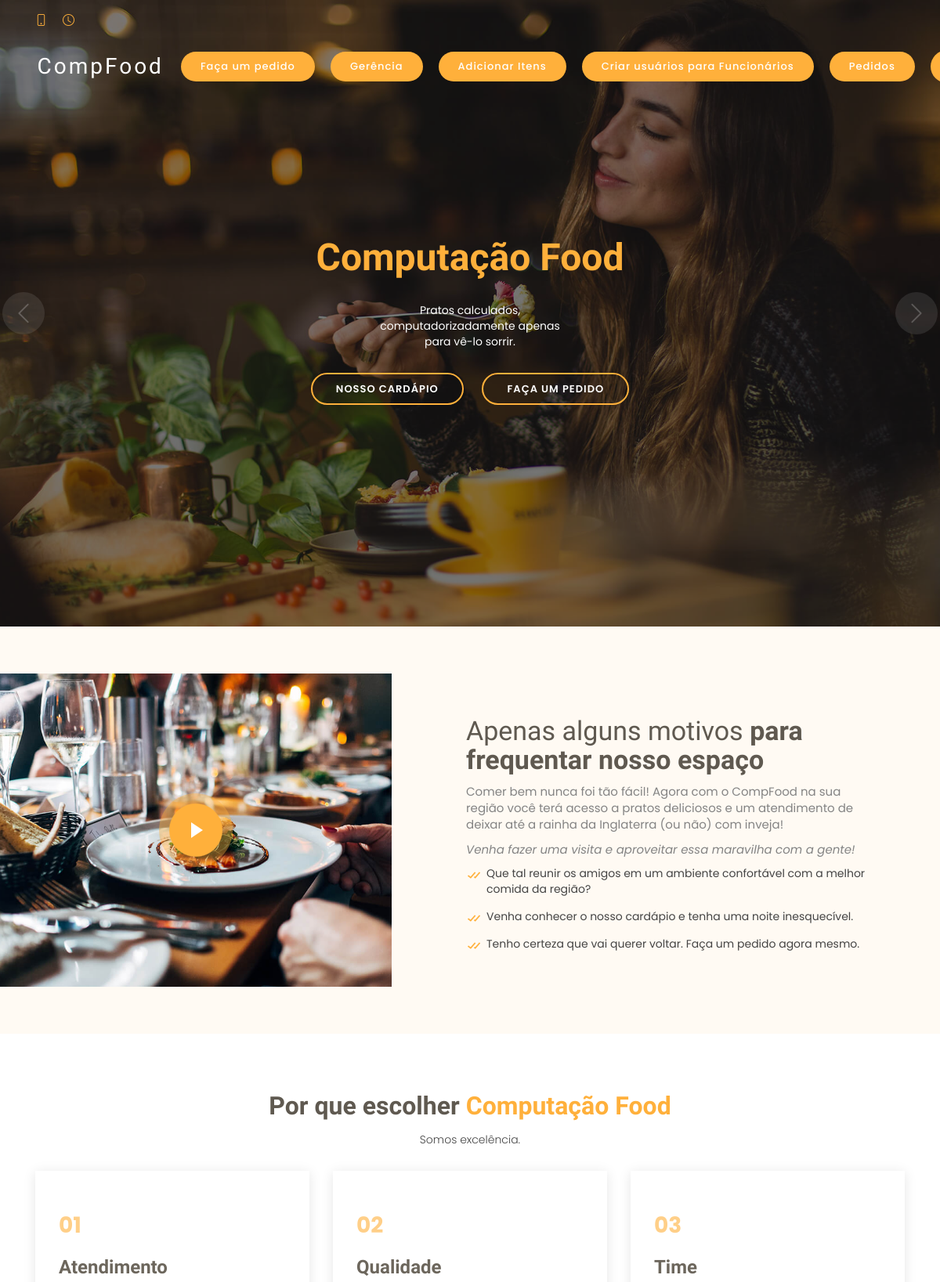
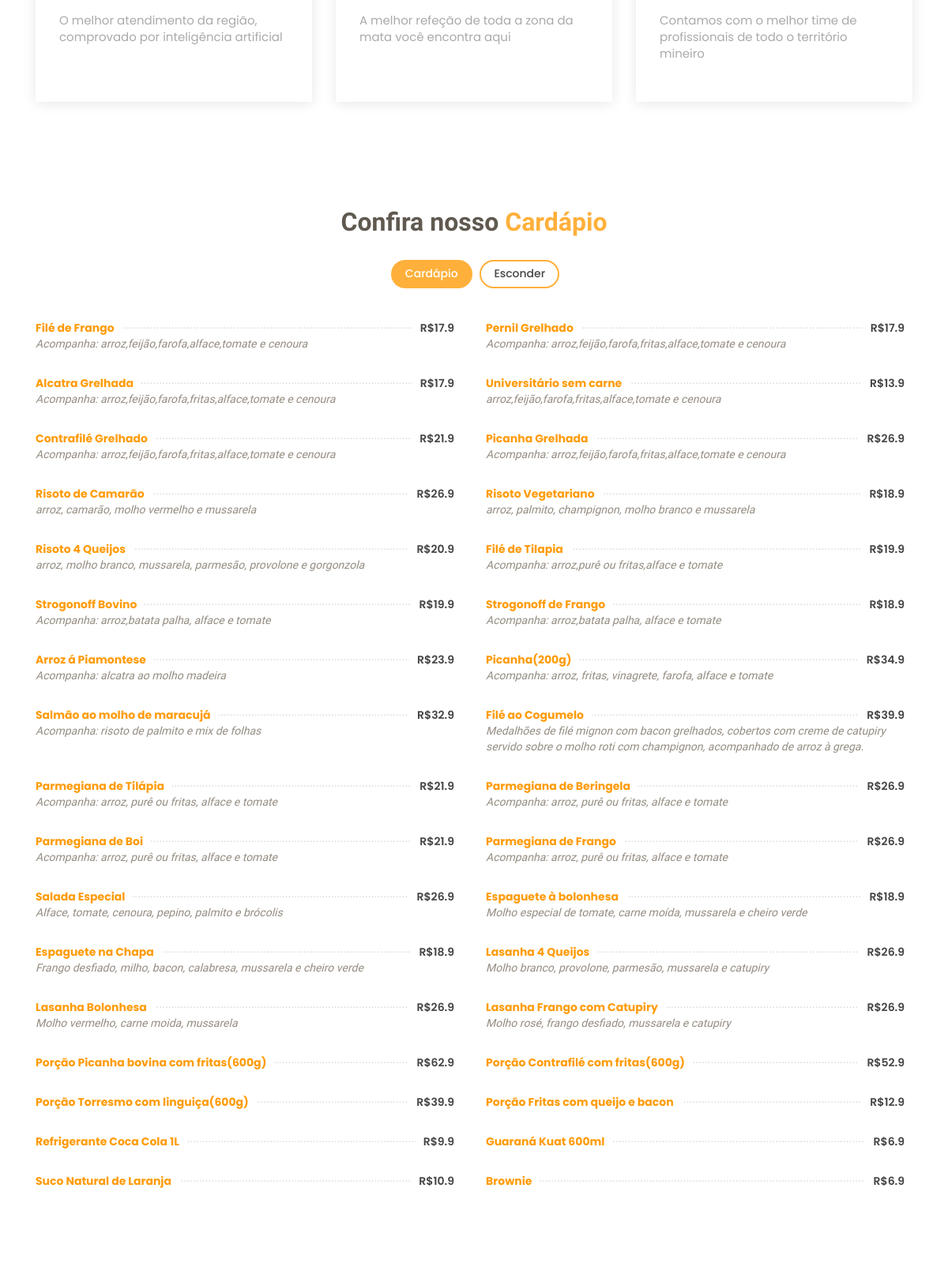
The app's page / (signed in, upper part) with its own data (2 pictures, top to bottom).
### core/models.py (models this page shows)
class Restaurante(models.Model):
    avaliacao_media = models.FloatField(verbose_name="Avaliação Média")
    proprietario = models.CharField(max_length=250, verbose_name="Nome do Proprietário")
    localizacao = models.CharField(max_length=400, verbose_name="Localização")
    nome = models.CharField(max_length=200, verbose_name="Nome do Restaurante")
    qtd_funcionarios = models.IntegerField(verbose_name="Quantidade de Funcionários")
    horario_funcionamento = models.CharField(max_length=100, verbose_name="Horário de Funcionamento")
    telefone = models.CharField(max_length=25, verbose_name="Telefone do Restaurante")
    def __str__(self):
        return f"{self.nome}"

class Item(models.Model):
    class Meta:
        permissions = [
            ("pode_cadastrar_item", "Pode cadastrar um novo item")
        ]
    nome = models.CharField(verbose_name= "Nome do Item", max_length=256)
    preco = models.FloatField(verbose_name="Valor")
    tempo_preparo_minutos = models.FloatField(verbose_name="Tempo de preparo(minutos)")
    descricao = models.TextField(verbose_name="Descrição", null=True, blank=True)
    def __str__(self):
        return f"{self.nome}"

### core/views.py (the view, shortened to what this page needs)
# urls.py: path("", views.index, name="index"),
@login_required(login_url="login")
def index(request):
    itens = Item.objects.all()
    rest = Restaurante.objects.first()
    if request.method =='GET':
        pedido_form = PedidoForm(initial = {"cliente":request.user}, user=request.user)
    return render(request=request, template_name='core/index.html', context={"pedido_form":pedido_form, "itens":itens, "rest":rest})

### core/templates/core/index.html (shortened to what this page needs)
{%extends 'base.html'%}
{%block header%}
<section id="topbar" class="d-flex align-items-center fixed-top topbar-transparent">
  <div class="container-fluid container-xl d-flex align-items-center justify-content-center justify-content-lg-start">
    <i class="bi bi-phone d-flex align-items-center"></i>
    <i class="bi bi-clock ms-4 d-none d-lg-flex align-items-center"></i>
  </div>
</section>
<header id="header" class="fixed-top d-flex align-items-center header-transparent">
  <div class="container-fluid container-xl d-flex align-items-center justify-content-between">
    <div class="logo me-auto">
      <h1><a href="{%url 'index'%}">CompFood</a></h1>
    </div>
    <nav id="navbar" class="navbar order-last order-lg-0">
    </nav>
    <a href="#book-a-table" class="book-a-table-btn scrollto">Faça um pedido</a>
    {%if user.is_superuser%}
    <a href="{%url 'gerencia' %}" class="book-a-table-btn ">Gerência</a>
    <a href="{%url 'cadastro_itens'%}" class="book-a-table-btn">Adicionar Itens</a>
    <a href="{%url 'criar_usuarios'%}" class="book-a-table-btn">Criar usuários para Funcionários</a>
    {%endif%}
    {%if perms.core.delete_pedido%}
    <a href="{%url 'pedidos' %}" class="book-a-table-btn">Pedidos</a>
    {%endif%}
    <a href="{%url 'logout'%}" class="book-a-table-btn"></a>
  </div>
</header>
{%endblock%}
{%block content%}
<section id="hero">
  <div class="hero-container">
    <div id="heroCarousel" data-bs-interval="5000" class="carousel slide carousel-fade" data-bs-ride="carousel">
      <div class="carousel-inner" role="listbox">
        <div class="carousel-item active" style="background-image: url(static/img/slide/slide-1.jpg);">
          <div class="carousel-container">
            <div class="carousel-content">
              <h2 class="animate__animated animate__fadeInDown"><span>{{rest}}</span></h2>
              <p class="animate__animated animate__fadeInUp">Pratos calculados, computadorizadamente apenas para vê-lo
                sorrir.</p>
              <div>
                <a href="#menu" class="btn-menu animate__animated animate__fadeInUp scrollto">Nosso Cardápio</a>
                <a href="#book-a-table" class="btn-book animate__animated animate__fadeInUp scrollto">Faça um pedido</a>
              </div>
            </div>
          </div>
        </div>
      </div>
      <a class="carousel-control-prev" href="#heroCarousel" role="button" data-bs-slide="prev">
        <span class="carousel-control-prev-icon bi bi-chevron-left" aria-hidden="true"></span>
      </a>
      <a class="carousel-control-next" href="#heroCarousel" role="button" data-bs-slide="next">
        <span class="carousel-control-next-icon bi bi-chevron-right" aria-hidden="true"></span>
      </a>
    </div>
  </div>
</section>
<main id="main">
  <section id="about" class="about">
    <div class="container-fluid">
      <div class="row">
        <div class="col-lg-5 align-items-stretch video-box" style='background-image: url("static/img/about.jpg");'>
          <a href="https://youtu.be/j3qPA4xyVoQ" class="venobox play-btn mb-4" data-vbtype="video"
            data-autoplay="true"></a>
        </div>
        <div class="col-lg-7 d-flex flex-column justify-content-center align-items-stretch">
          <div class="content">
            <h3>Apenas alguns motivos<strong> para frequentar nosso espaço</strong></h3>
            <p>
              Comer bem nunca foi tão fácil! Agora com o CompFood na sua região você terá acesso a pratos deliciosos e um atendimento de deixar até a rainha da Inglaterra (ou não) com inveja!
            </p>
            <p class="fst-italic">
              Venha fazer uma visita e aproveitar essa maravilha com a gente!
            </p>
            <ul>
              <li><i class="bx bx-check-double"></i> Que tal reunir os amigos em um ambiente confortável com a melhor comida da região?  </li>
              <li><i class="bx bx-check-double"></i>Venha conhecer o nosso cardápio e tenha uma noite inesquecível.</li>
              <li><i class="bx bx-check-double"></i> Tenho certeza que vai querer voltar. Faça um pedido agora mesmo.</li>
            </ul>
          </div>
        </div>
      </div>
    </div>
  </section>
  <section id="why-us" class="why-us">
    <div class="container">
      <div class="section-title">
        <h2>Por que escolher <span>Computação Food</span></h2>
        <p>Somos excelência.</p>
      </div>
      <div class="row">
        <div class="col-lg-4">
          <div class="box">
            <span>01</span>
            <h4>Atendimento</h4>
            <p>O melhor atendimento da região, comprovado por inteligência artificial</p>
          </div>
        </div>
        <div class="col-lg-4 mt-4 mt-lg-0">
          <div class="box">
            <span>02</span>
            <h4>Qualidade</h4>
            <p>A melhor refeção de toda a zona da mata você encontra aqui</p>
          </div>
        </div>
        <div class="col-lg-4 mt-4 mt-lg-0">
          <div class="box">
            <span>03</span>
            <h4> Time</h4>
            <p>Contamos com o melhor time de profissionais de todo o território mineiro</p>
          </div>
        </div>
      </div>
    </div>
  </section>
  <section id="menu" class="menu">
    <div class="container">
      <div class="section-title">
        <h2>Confira nosso <span>Cardápio</span></h2>
      </div>
      <div class="row">
        <div class="col-lg-12 d-flex justify-content-center">
          <ul id="menu-flters">
            <li data-filter="*" class="filter-active">Cardápio</li>
            <li data-filter=".filter-salads">Esconder</li>
          </ul>
        </div>
      </div>
      <div class="row menu-container">
        {%for iten in itens%}
        <div class="col-lg-6 menu-item filter-starters">
          <div class="menu-content">
            <a href="#">{{iten.nome}}</a><span>R${{iten.preco}}</span>
          </div>
          <div class="menu-ingredients">
           {{iten.descricao}}
          </div>
        </div>
        {%endfor%}
      </div>
  </section>
  <section id="specials" class="specials">
  </section>
</main>
{%endblock%}

### templates/base.html (shortened to what this page needs)
{%load static%}
<!DOCTYPE html>
<html lang="en">
<head>
  <link href="{%static 'vendor/animate.css/animate.min.css'%}" rel="stylesheet">
  <link href="{%static 'vendor/bootstrap/css/bootstrap.min.css'%}" rel="stylesheet">
  <link href="{%static 'vendor/bootstrap-icons/bootstrap-icons.css'%}" rel="stylesheet">
  <link href="{%static 'vendor/boxicons/css/boxicons.min.css'%}" rel="stylesheet">
  <link href="{%static 'vendor/glightbox/css/glightbox.min.css'%}" rel="stylesheet">
  <link href="{%static 'vendor/swiper/swiper-bundle.min.css'%}" rel="stylesheet">
  <link href="https://maxcdn.bootstrapcdn.com/bootstrap/3.3.6/css/bootstrap.min.css" rel="stylesheet"/>
  <link href="{%static 'css/style.css'%}" rel="stylesheet">
</head>
<body>
  {%block header%}
  {%endblock%}
  {%block content%}
  {%endblock%}
</body>
</html>

### records on screen
Restaurante: nome "Computação Food"
Item: nome "Filé de Frango", preco "17.9", descricao "Acompanha: arroz,feijão,farofa,alface,tomate e cenoura"
Item: nome "Pernil Grelhado", preco "17.9", descricao "Acompanha: arroz,feijão,farofa,fritas,alface,tomate e cenoura"
Item: nome "Alcatra Grelhada", preco "17.9", descricao "Acompanha: arroz,feijão,farofa,fritas,alface,tomate e cenoura"
Item: nome "Universitário sem carne", preco "13.9", descricao "arroz,feijão,farofa,fritas,alface,tomate e cenoura"
Item: nome "Contrafilé Grelhado", preco "21.9", descricao "Acompanha: arroz,feijão,farofa,fritas,alface,tomate e cenoura"
Item: nome "Picanha Grelhada", preco "26.9", descricao "Acompanha: arroz,feijão,farofa,fritas,alface,tomate e cenoura"
Item: nome "Risoto de Camarão", preco "26.9", descricao "arroz, camarão, molho vermelho e mussarela"
Item: nome "Risoto Vegetariano", preco "18.9", descricao "arroz, palmito, champignon, molho branco e mussarela"
Item: nome "Risoto 4 Queijos", preco "20.9", descricao "arroz, molho branco, mussarela, parmesão, provolone e gorgonzola"
Item: nome "Filé de Tilapia", preco "19.9", descricao "Acompanha: arroz,purê ou fritas,alface e tomate"
Item: nome "Strogonoff Bovino", preco "19.9", descricao "Acompanha: arroz,batata palha, alface e tomate"
Item: nome "Strogonoff de Frango", preco "18.9", descricao "Acompanha: arroz,batata palha, alface e tomate"
Item: nome "Arroz á Piamontese", preco "23.9", descricao "Acompanha: alcatra ao molho madeira"
Item: nome "Picanha(200g)", preco "34.9", descricao "Acompanha: arroz, fritas, vinagrete, farofa, alface e tomate"
Item: nome "Salmão ao molho de maracujá", preco "32.9", descricao "Acompanha: risoto de palmito e mix de folhas"
Item: nome "Filé ao Cogumelo", preco "39.9", descricao "Medalhões de filé mignon com bacon grelhados, cobertos com creme de catupiry servido sobre o molho roti com champignon, acompanhado de arroz à grega."
Item: nome "Parmegiana de Tilápia", preco "21.9", descricao "Acompanha: arroz, purê ou fritas, alface e tomate"
Item: nome "Parmegiana de Beringela", preco "26.9", descricao "Acompanha: arroz, purê ou fritas, alface e tomate"
Item: nome "Parmegiana de Boi", preco "21.9", descricao "Acompanha: arroz, purê ou fritas, alface e tomate"
Item: nome "Parmegiana de Frango", preco "26.9", descricao "Acompanha: arroz, purê ou fritas, alface e tomate"
Item: nome "Salada Especial", preco "26.9", descricao "Alface, tomate, cenoura, pepino, palmito e brócolis"
Item: nome "Espaguete à bolonhesa", preco "18.9", descricao "Molho especial de tomate, carne moída, mussarela e cheiro verde"
Item: nome "Espaguete na Chapa", preco "18.9", descricao "Frango desfiado, milho, bacon, calabresa, mussarela e cheiro verde"
Item: nome "Lasanha 4 Queijos", preco "26.9", descricao "Molho branco, provolone, parmesão, mussarela e catupiry"
Item: nome "Lasanha Bolonhesa", preco "26.9", descricao "Molho vermelho, carne moida, mussarela"
Item: nome "Lasanha Frango com Catupiry", preco "26.9", descricao "Molho rosé, frango desfiado, mussarela e catupiry"
Item: nome "Porção Picanha bovina com fritas(600g)", preco "62.9"
Item: nome "Porção Contrafilé com fritas(600g)", preco "52.9"
Item: nome "Porção Torresmo com linguiça(600g)", preco "39.9"
Item: nome "Porção Fritas com queijo e bacon", preco "12.9"
Item: nome "Refrigerante Coca Cola 1L", preco "9.9"
Item: nome "Guaraná Kuat 600ml", preco "6.9"
Item: nome "Suco Natural de Laranja", preco "10.9"
Item: nome "Brownie", preco "6.9"
